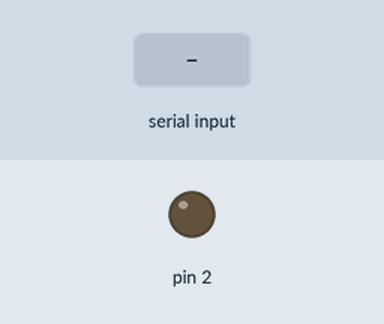
The sketch below on a simulated Arduino Uno, built with avr-gcc and run on an emulated ATmega328P. Shown: output pins drawn as LEDs (lit = HIGH). Inputs (shaded band) come from the test bench. What the sketch prints to the serial monitor is not drawn.

Above: at 1.2 s.
1.3 s: "1\n" received over Serial
At 2.1 s:
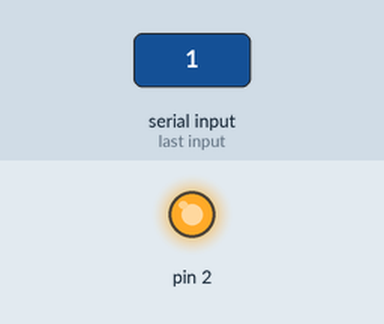
3.8 s: "90,45\n" received over Serial
5.3 s: "30,150\n" received over Serial
Timing chart, 0 to 8.3 s (numbered marks = the images above; inputs shaded):
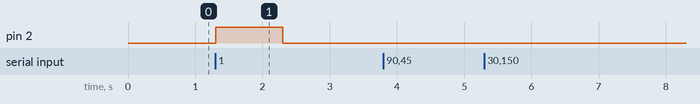

The sketch:

sketch_may03b.ino
```cpp
void setup() {
  Serial.begin(9600);
  pinMode(2, OUTPUT);
}

void loop() {
  if (Serial.available()) {
    long ch = Serial.parseInt();
    Serial.write(ch);
    if (ch == 1)
      digitalWrite(2, HIGH);
    if (ch == 0)
      digitalWrite(2, LOW);
  }
}
```

Measured:
- after the input at 1.3 s, pin 2: LOW → HIGH at once, → LOW 1.0 s later
- after the input at 3.8 s, every drawn part: stays the same
- after the input at 5.3 s, every drawn part: stays the same
